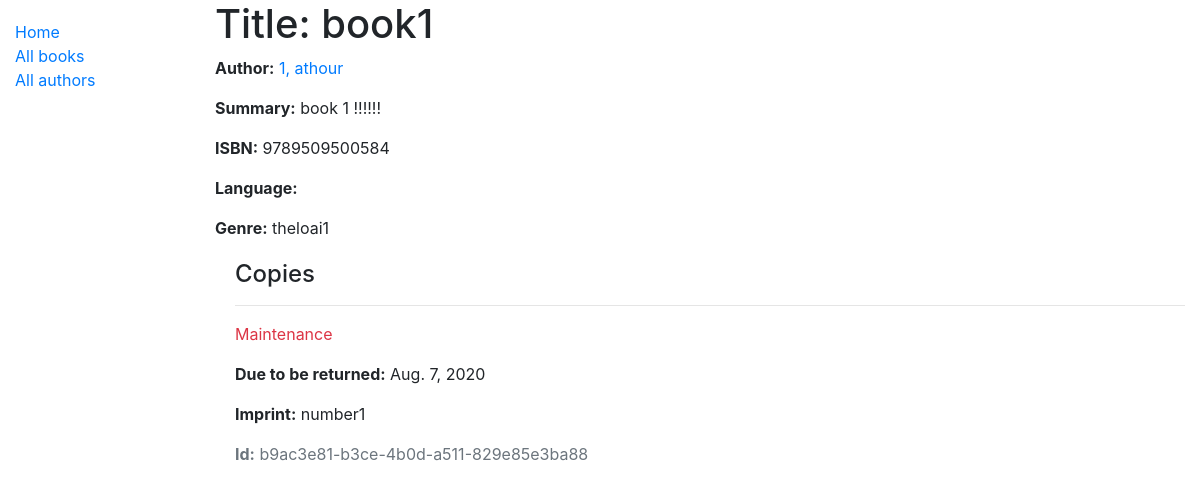
/catalog/book/1, run on the app's committed database.
### catalog/models.py (models this page shows, shortened)
class Book(models.Model):
    title = models.CharField(max_length=200)
    author = models.ForeignKey('Author', on_delete=models.SET_NULL, null=True)
    summary = models.TextField(
        max_length=1000, help_text='Enter a brief description of the book')
    isbn = models.CharField(
        'ISBN', max_length=13, help_text='13 Character <a href="https://www.isbn-international.org/content/what-isbn">ISBN number</a>')
    genre = models.ManyToManyField(
        Genre, help_text='Select a genre for this book')
    def display_genre(self):
        """Create a string for the Genre. This is required to display genre in Admin."""
        return ', '.join(genre.name for genre in self.genre.all()[:3])
    display_genre.short_description = 'Genre'

class Author(models.Model):
    first_name = models.CharField(max_length=100)
    last_name = models.CharField(max_length=100)
    date_of_birth = models.DateField(null=True, blank=True)
    date_of_death = models.DateField('Died', null=True, blank=True)
    class Meta:
        ordering = ['last_name', 'first_name']
    def __str__(self):
        return f'{self.last_name}, {self.first_name}'

class Genre(models.Model):
    name = models.CharField(
        max_length=200, help_text='Enter a book genre (e.g. Science Fiction)')
    def __str__(self):
        return self.name

class BookInstance(models.Model):
    id = models.UUIDField(primary_key=True, default=uuid.uuid4,
                          help_text='Unique ID for this particular book across whole library')
    book = models.ForeignKey('Book', on_delete=models.SET_NULL, null=True)
    imprint = models.CharField(max_length=200)
    due_back = models.DateField(null=True, blank=True)
    LOAN_STATUS = (
        ('m', 'Maintenance'),
        ('o', 'On loan'),
        ('a', 'Available'),
        ('r', 'Reserved'),
    )
    status = models.CharField(
        max_length=1,
        choices=LOAN_STATUS,
        blank=True,
        default='m',
        help_text='Book availability',
    )
    class Meta:
        ordering = ['due_back']

### catalog/views.py (the view, shortened to what this page needs)
# urls.py: path('book/<int:pk>', views.BookDetailView.as_view(), name='book-detail'),
class BookDetailView(generic.DetailView):
    model = Book

### catalog/templates/catalog/book_detail.html
{% extends "base_generic.html" %} {% block content %}
<h1>Title: {{ book.title }}</h1>
<p><strong>Author:</strong> <a href="{% url 'author-detail' book.author.pk %}">{{ book.author }}</a></p>
<p><strong>Summary:</strong> {{ book.summary }}</p>
<p><strong>ISBN:</strong> {{ book.isbn }}</p>
<p><strong>Language:</strong> {{ book.language }}</p>
<p><strong>Genre:</strong> {{ book.genre.all|join:", " }}</p>
<div style="margin-left: 20px; margin-top: 20px;">
  <h4>Copies</h4>
  {% for copy in book.bookinstance_set.all %}
  <hr />
  <p
    class="{% if copy.status == 'a' %}text-success{% elif copy.status == 'm' %}text-danger{% else %}text-warning{% endif %}"
  >
    {{ copy.get_status_display }}
  </p>
  {% if copy.status != 'a' %}
  <p><strong>Due to be returned:</strong> {{ copy.due_back }}</p>
  {% endif %}
  <p><strong>Imprint:</strong> {{ copy.imprint }}</p>
  <p class="text-muted"><strong>Id:</strong> {{ copy.id }}</p>
  {% endfor %}
</div>
{% endblock %}

### data on the page
Book: title "book1", author "1, athour", summary "book 1 !!!!!!", isbn "9789509500584", genre.all "theloai1"
BookInstance: status "Maintenance", due_back "Aug. 7, 2020", imprint "number1", id "b9ac3e81-b3ce-4b0d-a511-829e85e3ba88"
